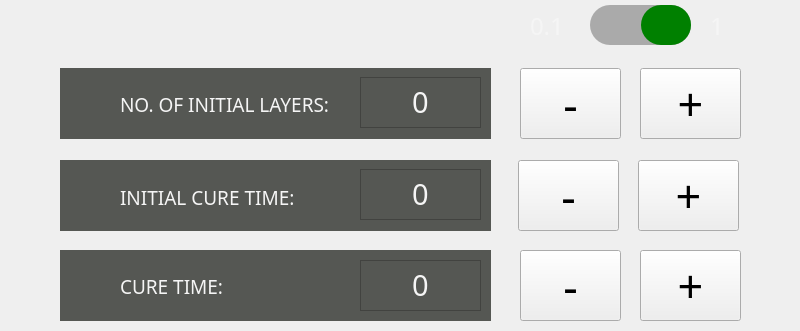
   <widget class="QWidget" name="modify_curing_time_widget" native="true">
    <property name="geometry">
     <rect>
      <x>6400</x>
      <y>100</y>
      <width>800</width>
      <height>331</height>
     </rect>
    </property>
    <widget class="QPushButton" name="modify_ini_noofinilayers_btn">
     <property name="geometry">
      <rect>
       <x>640</x>
       <y>68</y>
       <width>101</width>
       <height>71</height>
      </rect>
     </property>
     <property name="font">
      <font>
       <family>Proxima Nova</family>
       <pointsize>34</pointsize>
       <weight>50</weight>
       <bold>false</bold>
      </font>
     </property>
     <property name="focusPolicy">
      <enum>Qt::NoFocus</enum>
     </property>
     <property name="styleSheet">
      <string notr="true"/>
     </property>
     <property name="text">
      <string>+</string>
     </property>
    </widget>
    <widget class="QLabel" name="label_6">
     <property name="geometry">
      <rect>
       <x>710</x>
       <y>10</y>
       <width>41</width>
       <height>31</height>
      </rect>
     </property>
     <property name="font">
      <font>
       <family>Proxima Nova</family>
       <pointsize>18</pointsize>
       <weight>50</weight>
       <bold>false</bold>
      </font>
     </property>
     <property name="styleSheet">
      <string notr="true">color: rgb(245, 245, 245);</string>
     </property>
     <property name="text">
      <string>1</string>
     </property>
    </widget>
    <widget class="QPushButton" name="modify_inc_inicuretime_btn">
     <property name="geometry">
      <rect>
       <x>638</x>
       <y>160</y>
       <width>101</width>
       <height>71</height>
      </rect>
     </property>
     <property name="font">
      <font>
       <family>Proxima Nova</family>
       <pointsize>34</pointsize>
       <weight>50</weight>
       <bold>false</bold>
      </font>
     </property>
     <property name="focusPolicy">
      <enum>Qt::NoFocus</enum>
     </property>
     <property name="styleSheet">
      <string notr="true"/>
     </property>
     <property name="text">
      <string>+</string>
     </property>
    </widget>
    <widget class="QWidget" name="widget_9" native="true">
     <property name="geometry">
      <rect>
       <x>60</x>
       <y>250</y>
       <width>431</width>
       <height>71</height>
      </rect>
     </property>
     <property name="font">
      <font>
       <family>Proxima Nova</family>
       <weight>50</weight>
       <bold>false</bold>
      </font>
     </property>
     <property name="styleSheet">
      <string notr="true">background-color: rgb(85, 87, 83);</string>
     </property>
     <widget class="QLabel" name="label_36">
      <property name="geometry">
       <rect>
        <x>60</x>
        <y>26</y>
        <width>121</width>
        <height>20</height>
       </rect>
      </property>
      <property name="font">
       <font>
        <family>Proxima Nova</family>
        <pointsize>14</pointsize>
        <weight>50</weight>
        <bold>false</bold>
       </font>
      </property>
      <property name="styleSheet">
       <string notr="true">color: rgb(245, 245, 245);</string>
      </property>
      <property name="text">
       <string>CURE TIME:</string>
      </property>
     </widget>
     <widget class="QTextEdit" name="modify_edit_curetime">
      <property name="geometry">
       <rect>
        <x>300</x>
        <y>10</y>
        <width>121</width>
        <height>51</height>
       </rect>
      </property>
      <property name="font">
       <font>
        <family>Proxima Nova</family>
        <pointsize>22</pointsize>
        <weight>50</weight>
        <bold>false</bold>
       </font>
      </property>
      <property name="styleSheet">
       <string notr="true">color: rgb(245, 245, 245);
</string>
      </property>
      <property name="verticalScrollBarPolicy">
       <enum>Qt::ScrollBarAlwaysOff</enum>
      </property>
      <property name="horizontalScrollBarPolicy">
       <enum>Qt::ScrollBarAlwaysOff</enum>
      </property>
      <property name="readOnly">
       <bool>true</bool>
      </property>
      <property name="html">
       <string>&lt;!DOCTYPE HTML PUBLIC &quot;-//W3C//DTD HTML 4.0//EN&quot; &quot;http://www.w3.org/TR/REC-html40/strict.dtd&quot;&gt;
&lt;html&gt;&lt;head&gt;&lt;meta name=&quot;qrichtext&quot; content=&quot;1&quot; /&gt;&lt;style type=&quot;text/css&quot;&gt;
p, li { white-space: pre-wrap; }
&lt;/style&gt;&lt;/head&gt;&lt;body style=&quot; font-family:'Proxima Nova'; font-size:22pt; font-weight:400; font-style:normal;&quot;&gt;
&lt;p align=&quot;center&quot; style=&quot; margin-top:0px; margin-bottom:0px; margin-left:0px; margin-right:0px; -qt-block-indent:0; text-indent:0px;&quot;&gt;0&lt;/p&gt;&lt;/body&gt;&lt;/html&gt;</string>
      </property>
     </widget>
     <widget class="QLabel" name="time_ico_3">
      <property name="geometry">
       <rect>
        <x>10</x>
        <y>10</y>
        <width>50</width>
        <height>50</height>
       </rect>
      </property>
      <property name="font">
       <font>
        <family>Proxima Nova</family>
        <pointsize>14</pointsize>
        <weight>50</weight>
        <bold>false</bold>
       </font>
      </property>
      <property name="styleSheet">
       <string notr="true">border-image: url(:/icons/Icons (Resized)/Blue and Green Theme/infoTime.png);</string>
      </property>
      <property name="text">
       <string/>
      </property>
     </widget>
    </widget>
    <widget class="QWidget" name="widget_11" native="true">
     <property name="geometry">
      <rect>
       <x>60</x>
       <y>160</y>
       <width>431</width>
       <height>71</height>
      </rect>
     </property>
     <property name="font">
      <font>
       <family>Proxima Nova</family>
       <weight>50</weight>
       <bold>false</bold>
      </font>
     </property>
     <property name="styleSheet">
      <string notr="true">background-color: rgb(85, 87, 83);</string>
     </property>
     <widget class="QLabel" name="label_33">
      <property name="geometry">
       <rect>
        <x>60</x>
        <y>27</y>
        <width>191</width>
        <height>20</height>
       </rect>
      </property>
      <property name="font">
       <font>
        <family>Proxima Nova</family>
        <pointsize>14</pointsize>
        <weight>50</weight>
        <bold>false</bold>
       </font>
      </property>
      <property name="styleSheet">
       <string notr="true">color: rgb(245, 245, 245);</string>
      </property>
      <property name="text">
       <string>INITIAL CURE TIME:</string>
      </property>
     </widget>
     <widget class="QTextEdit" name="modify_edit_inicuretime">
      <property name="geometry">
       <rect>
        <x>300</x>
        <y>9</y>
        <width>121</width>
        <height>51</height>
       </rect>
      </property>
      <property name="font">
       <font>
        <family>Proxima Nova</family>
        <pointsize>22</pointsize>
        <weight>50</weight>
        <bold>false</bold>
       </font>
      </property>
      <property name="layoutDirection">
       <enum>Qt::LeftToRight</enum>
      </property>
      <property name="styleSheet">
       <string notr="true">color: rgb(245, 245, 245);</string>
      </property>
      <property name="verticalScrollBarPolicy">
       <enum>Qt::ScrollBarAlwaysOff</enum>
      </property>
      <property name="horizontalScrollBarPolicy">
       <enum>Qt::ScrollBarAlwaysOff</enum>
      </property>
      <property name="readOnly">
       <bool>true</bool>
      </property>
      <property name="html">
       <string>&lt;!DOCTYPE HTML PUBLIC &quot;-//W3C//DTD HTML 4.0//EN&quot; &quot;http://www.w3.org/TR/REC-html40/strict.dtd&quot;&gt;
&lt;html&gt;&lt;head&gt;&lt;meta name=&quot;qrichtext&quot; content=&quot;1&quot; /&gt;&lt;style type=&quot;text/css&quot;&gt;
p, li { white-space: pre-wrap; }
&lt;/style&gt;&lt;/head&gt;&lt;body style=&quot; font-family:'Proxima Nova'; font-size:22pt; font-weight:400; font-style:normal;&quot;&gt;
&lt;p align=&quot;center&quot; style=&quot; margin-top:12px; margin-bottom:12px; margin-left:0px; margin-right:0px; -qt-block-indent:0; text-indent:0px;&quot;&gt;0&lt;/p&gt;&lt;/body&gt;&lt;/html&gt;</string>
      </property>
     </widget>
     <widget class="QLabel" name="time_ico_2">
      <property name="geometry">
       <rect>
        <x>10</x>
        <y>10</y>
        <width>50</width>
        <height>50</height>
       </rect>
      </property>
      <property name="font">
       <font>
        <family>Proxima Nova</family>
        <pointsize>14</pointsize>
        <weight>50</weight>
        <bold>false</bold>
       </font>
      </property>
      <property name="styleSheet">
       <string notr="true">border-image: url(:/icons/Icons (Resized)/Blue and Green Theme/infoTime.png);</string>
      </property>
      <property name="text">
       <string/>
      </property>
     </widget>
    </widget>
    <widget class="QPushButton" name="modify_dec_curetime_btn">
     <property name="geometry">
      <rect>
       <x>520</x>
       <y>250</y>
       <width>101</width>
       <height>71</height>
      </rect>
     </property>
     <property name="font">
      <font>
       <family>Proxima Nova</family>
       <pointsize>34</pointsize>
       <weight>50</weight>
       <bold>false</bold>
      </font>
     </property>
     <property name="focusPolicy">
      <enum>Qt::NoFocus</enum>
     </property>
     <property name="styleSheet">
      <string notr="true"/>
     </property>
     <property name="text">
      <string>-</string>
     </property>
    </widget>
    <widget class="QLabel" name="label_7">
     <property name="geometry">
      <rect>
       <x>530</x>
       <y>10</y>
       <width>51</width>
       <height>31</height>
      </rect>
     </property>
     <property name="font">
      <font>
       <family>Proxima Nova</family>
       <pointsize>18</pointsize>
       <weight>50</weight>
       <bold>false</bold>
      </font>
     </property>
     <property name="styleSheet">
      <string notr="true">color: rgb(245, 245, 245);</string>
     </property>
     <property name="text">
      <string>0.1</string>
     </property>
    </widget>
    <widget class="QLabel" name="label_8">
     <property name="geometry">
      <rect>
       <x>210</x>
       <y>580</y>
       <width>191</width>
       <height>21</height>
      </rect>
     </property>
     <property name="font">
      <font>
       <family>Proxima Nova</family>
       <pointsize>14</pointsize>
       <weight>50</weight>
       <bold>false</bold>
      </font>
     </property>
     <property name="styleSheet">
      <string notr="true">color: rgb(245, 245, 245);</string>
     </property>
     <property name="text">
      <string>STEP SIZE</string>
     </property>
     <property name="alignment">
      <set>Qt::AlignCenter</set>
     </property>
    </widget>
    <widget class="QPushButton" name="modify_inc_curetime_btn">
     <property name="geometry">
      <rect>
       <x>640</x>
       <y>250</y>
       <width>101</width>
       <height>71</height>
      </rect>
     </property>
     <property name="font">
      <font>
       <family>Proxima Nova</family>
       <pointsize>34</pointsize>
       <weight>50</weight>
       <bold>false</bold>
      </font>
     </property>
     <property name="focusPolicy">
      <enum>Qt::NoFocus</enum>
     </property>
     <property name="styleSheet">
      <string notr="true"/>
     </property>
     <property name="text">
      <string>+</string>
     </property>
    </widget>
    <widget class="QPushButton" name="modify_dec_noofinilayers_btn">
     <property name="geometry">
      <rect>
       <x>520</x>
       <y>68</y>
       <width>101</width>
       <height>71</height>
      </rect>
     </property>
     <property name="font">
      <font>
       <family>Proxima Nova</family>
       <pointsize>34</pointsize>
       <weight>50</weight>
       <bold>false</bold>
      </font>
     </property>
     <property name="focusPolicy">
      <enum>Qt::NoFocus</enum>
     </property>
     <property name="styleSheet">
      <string notr="true"/>
     </property>
     <property name="text">
      <string>-</string>
     </property>
    </widget>
    <widget class="QSlider" name="modify_step_size_slider">
     <property name="geometry">
      <rect>
       <x>590</x>
       <y>0</y>
       <width>101</width>
       <height>51</height>
      </rect>
     </property>
     <property name="font">
      <font>
       <family>Proxima Nova</family>
      </font>
     </property>
     <property name="autoFillBackground">
      <bool>false</bool>
     </property>
     <property name="styleSheet">
      <string notr="true">QSlider::groove:horizontal { 
	background-color: #AAAAAA;
	height: 40%; 
	border-radius: 20px;
}

QSlider::handle:horizontal { 
	background-color: green; 
	width: 50%; 
	height: 50%;
	border-radius: 20px; 
}
</string>
     </property>
     <property name="maximum">
      <number>1</number>
     </property>
     <property name="singleStep">
      <number>1</number>
     </property>
     <property name="pageStep">
      <number>1</number>
     </property>
     <property name="value">
      <number>1</number>
     </property>
     <property name="tracking">
      <bool>false</bool>
     </property>
     <property name="orientation">
      <enum>Qt::Horizontal</enum>
     </property>
     <property name="tickInterval">
      <number>0</number>
     </property>
    </widget>
    <widget class="QPushButton" name="modify_dec_inicuretime_btn">
     <property name="geometry">
      <rect>
       <x>518</x>
       <y>160</y>
       <width>101</width>
       <height>71</height>
      </rect>
     </property>
     <property name="font">
      <font>
       <family>Proxima Nova</family>
       <pointsize>34</pointsize>
       <weight>50</weight>
       <bold>false</bold>
      </font>
     </property>
     <property name="focusPolicy">
      <enum>Qt::NoFocus</enum>
     </property>
     <property name="styleSheet">
      <string notr="true"/>
     </property>
     <property name="text">
      <string>-</string>
     </property>
    </widget>
    <widget class="QWidget" name="widget_10" native="true">
     <property name="geometry">
      <rect>
       <x>60</x>
       <y>68</y>
       <width>431</width>
       <height>71</height>
      </rect>
     </property>
     <property name="font">
      <font>
       <family>Proxima Nova</family>
       <weight>50</weight>
       <bold>false</bold>
      </font>
     </property>
     <property name="styleSheet">
      <string notr="true">background-color: rgb(85, 87, 83);</string>
     </property>
     <widget class="QTextEdit" name="modify_edit_numOfIniLayers">
      <property name="geometry">
       <rect>
        <x>300</x>
        <y>9</y>
        <width>121</width>
        <height>51</height>
       </rect>
      </property>
      <property name="font">
       <font>
        <family>Proxima Nova</family>
        <pointsize>22</pointsize>
        <weight>50</weight>
        <bold>false</bold>
       </font>
      </property>
      <property name="styleSheet">
       <string notr="true">color: rgb(245, 245, 245);</string>
      </property>
      <property name="verticalScrollBarPolicy">
       <enum>Qt::ScrollBarAlwaysOff</enum>
      </property>
      <property name="horizontalScrollBarPolicy">
       <enum>Qt::ScrollBarAlwaysOff</enum>
      </property>
      <property name="readOnly">
       <bool>true</bool>
      </property>
      <property name="html">
       <string>&lt;!DOCTYPE HTML PUBLIC &quot;-//W3C//DTD HTML 4.0//EN&quot; &quot;http://www.w3.org/TR/REC-html40/strict.dtd&quot;&gt;
&lt;html&gt;&lt;head&gt;&lt;meta name=&quot;qrichtext&quot; content=&quot;1&quot; /&gt;&lt;style type=&quot;text/css&quot;&gt;
p, li { white-space: pre-wrap; }
&lt;/style&gt;&lt;/head&gt;&lt;body style=&quot; font-family:'Proxima Nova'; font-size:22pt; font-weight:400; font-style:normal;&quot;&gt;
&lt;p align=&quot;center&quot; style=&quot; margin-top:0px; margin-bottom:0px; margin-left:0px; margin-right:0px; -qt-block-indent:0; text-indent:0px;&quot;&gt;0&lt;/p&gt;&lt;/body&gt;&lt;/html&gt;</string>
      </property>
     </widget>
     <widget class="QLabel" name="label_35">
      <property name="geometry">
       <rect>
        <x>60</x>
        <y>26</y>
        <width>231</width>
        <height>20</height>
       </rect>
      </property>
      <property name="font">
       <font>
        <family>Proxima Nova</family>
        <pointsize>14</pointsize>
        <weight>50</weight>
        <bold>false</bold>
       </font>
      </property>
      <property name="styleSheet">
       <string notr="true">color: rgb(245, 245, 245);</string>
      </property>
      <property name="text">
       <string>NO. OF INITIAL LAYERS:</string>
      </property>
     </widget>
     <widget class="QLabel" name="layer_ico_2">
      <property name="geometry">
       <rect>
        <x>10</x>
        <y>10</y>
        <width>50</width>
        <height>50</height>
       </rect>
      </property>
      <property name="font">
       <font>
        <family>Proxima Nova</family>
        <pointsize>14</pointsize>
        <weight>50</weight>
        <bold>false</bold>
       </font>
      </property>
      <property name="styleSheet">
       <string notr="true">border-image: url(:/icons/Icons (Resized)/Blue and Green Theme/infoLayers.png);
border-radius: 0px;</string>
      </property>
      <property name="text">
       <string/>
      </property>
     </widget>
    </widget>
   </widget>
